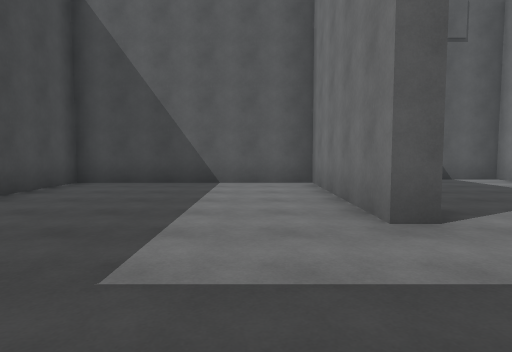
[1] (above)

24 first-person views from a walk through a scene from a Unity 3-D project. The camera is 1.4 m above the floor, tilts 4° down and sees 75° across. The floor is counted in squares, 2 m on a side. Each view is taken from the middle of a square. On the plan, view 1 faces up. The plan holds only what a view shows up to about 10 squares ahead; the rest is blank. The place goes on beyond the plan. The player is left out.

[2]
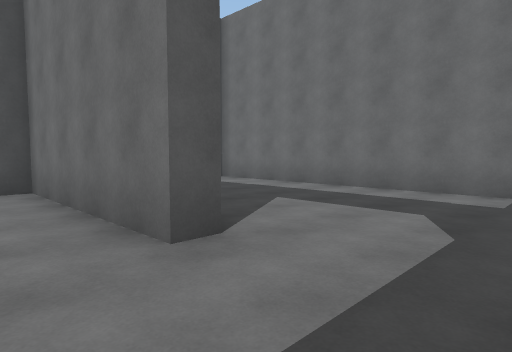

[3]
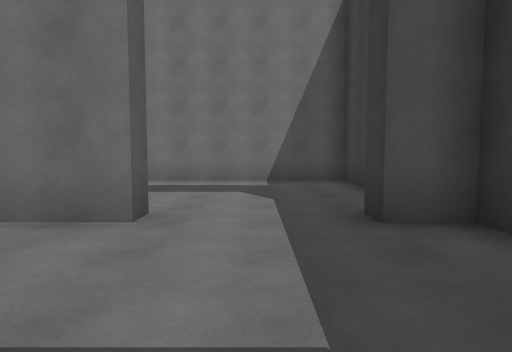

[4]
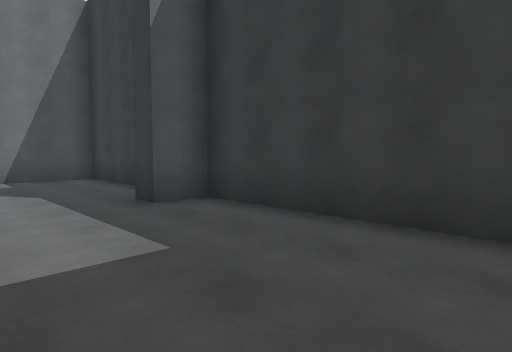

[5]
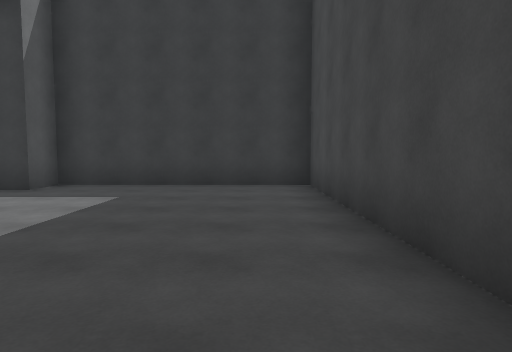

[6]
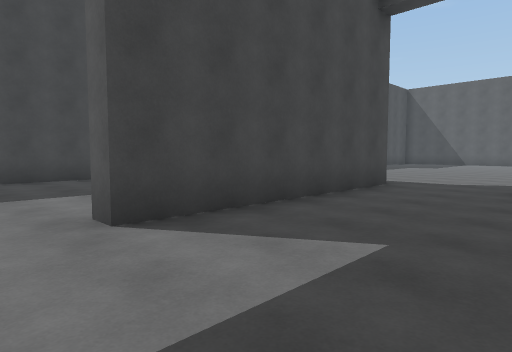

[7]
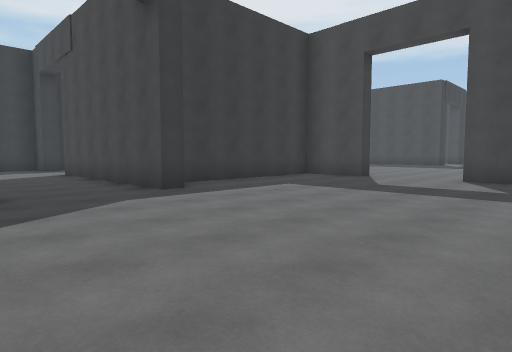

[8]
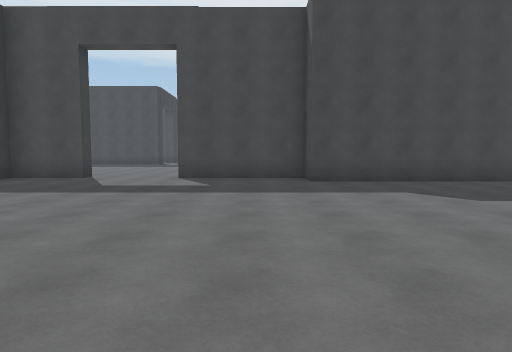

[9]
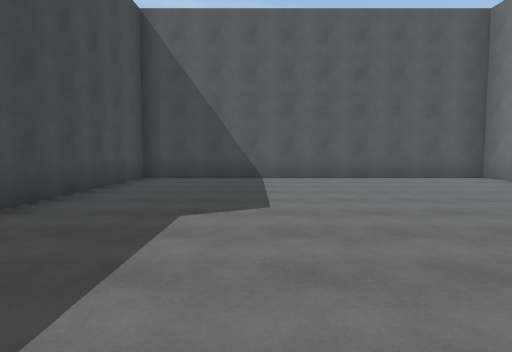

[10]
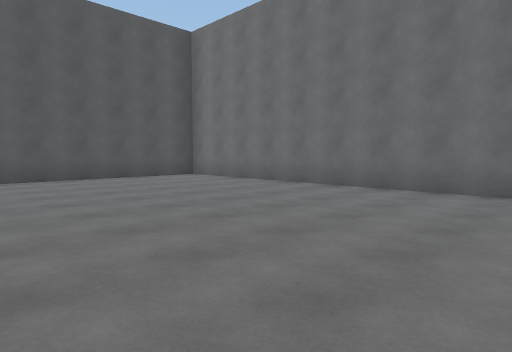

[11]
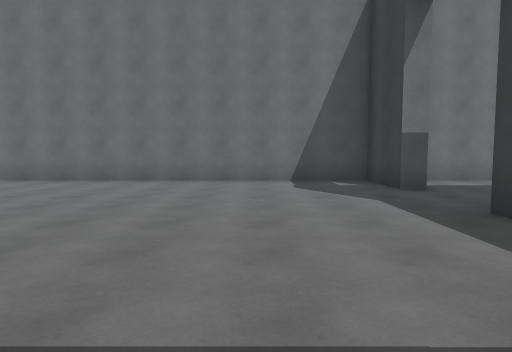

[12]
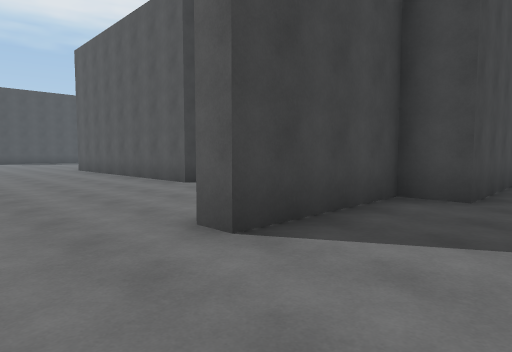

[13]
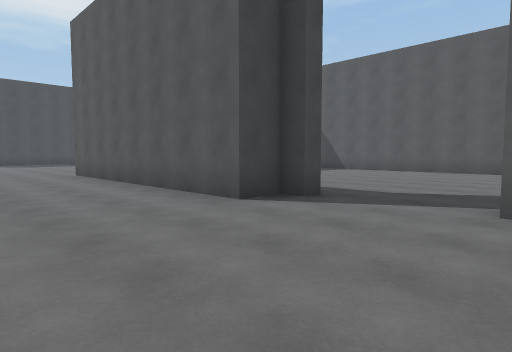

[14]
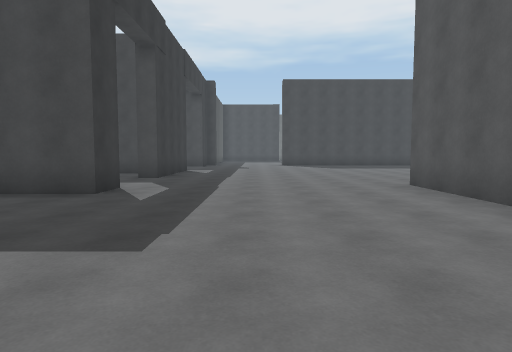

[15]
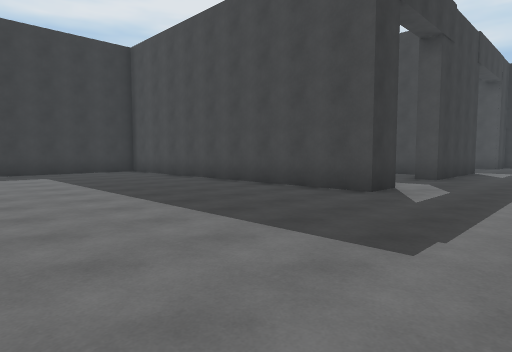

[16]
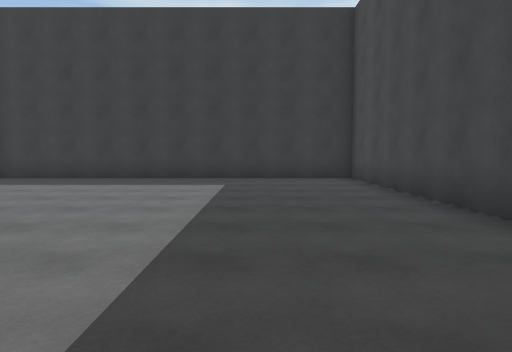

[17]
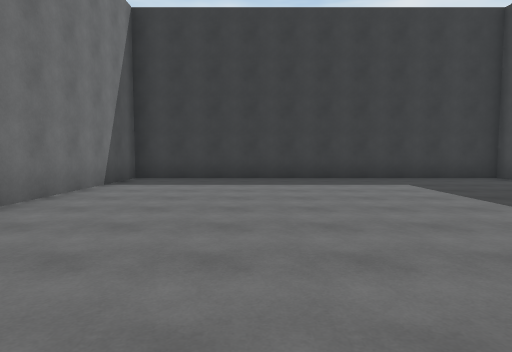

[18]
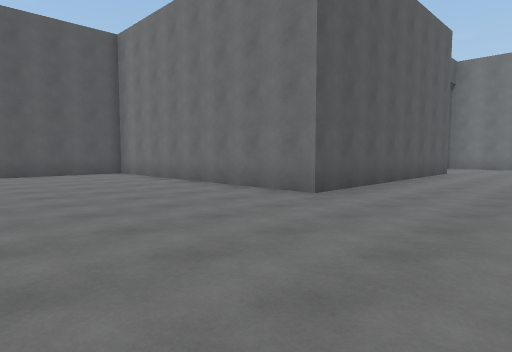

[19]
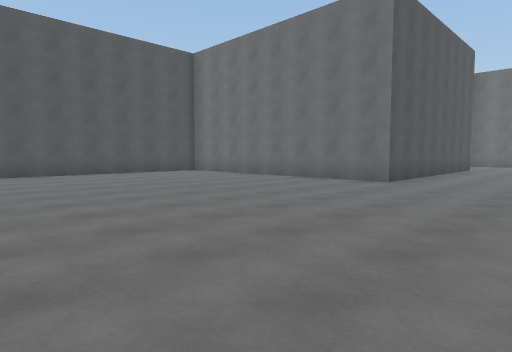

[20]
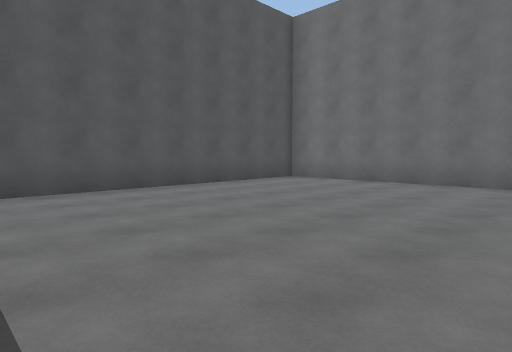

[21]
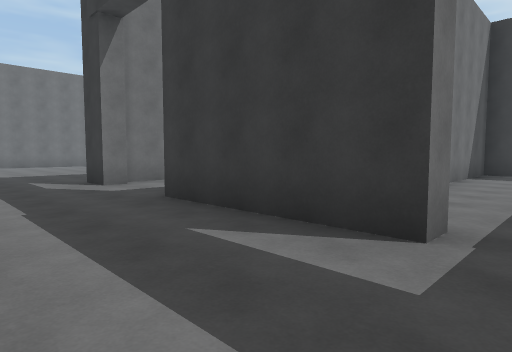

[22]
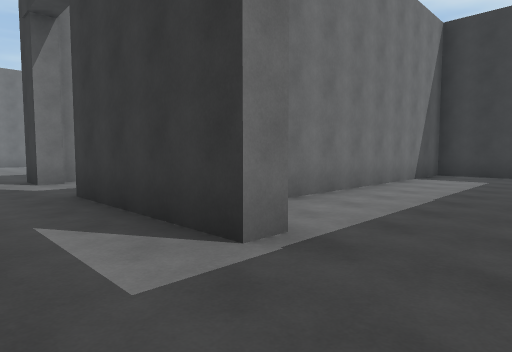

[23]
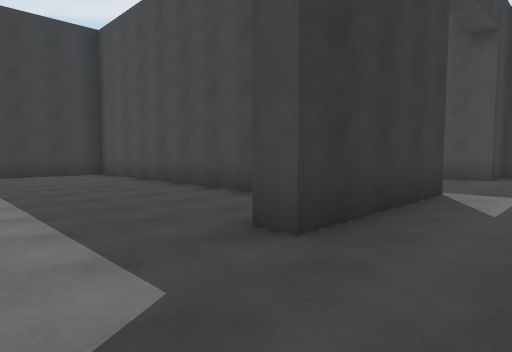

[24]
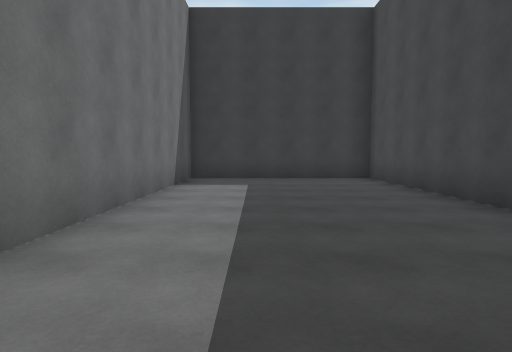

### Floor plan
Ten units are one square. View 1 is at (0, 0); x grows to the right and y downward. Boxes are objects, and circles mark ways between rooms. Rooms are numbered by the first view taken in them; rooms with no view inside come last. Other rooms are left out.
<svg viewBox="-240 -238 308 245">
<path fill="none" stroke="#000" d="M38 2 63 2 63 -87 49 -87M18 -93 18 -32 13 -32 13 -78 -42 -78 -42 2 13 2 13 -7 19 -7M12 -93 18 -93M44 -86 44 -93 63 -93 63 -233 -31 -233 -31 -163 -42 -163 -42 -129 -48 -129M-48 -102 -42 -102 -42 -83 8 -83M-157 -88 -157 -93 -146 -93 -146 2 -47 2 -47 -48M-201 -69 -201 2 -152 2 -152 -88M-221 -86 -221 -93 -182 -93 -182 -86M-82 -168 -82 -163 -87 -163 -87 -153 -162 -153 -162 -233 -232 -233"/>
<circle cx="35" cy="-90" r="3" fill="#2a7"/>
<circle cx="-40" cy="-115" r="3" fill="#2a7"/>
<text x="10" y="-40">1</text>
<text x="20" y="-160">2</text>
<text x="-140" y="-100">3</text>
</svg>
Room 1 opens to room 2. Room 2 opens to room 3.

Where each view was taken, in squares from view 1:
view 1: 0 up, 0 right, facing up
view 2: 1 up, 0 right, facing up-right
view 3: 2 up, 2 left, facing right
view 4: 3 up, 3 left, facing down-right
view 5: 7 up, 3 left, facing down
view 6: 2 up, 5 right, facing up-left
view 7: 15 up, 5 right, facing down-left
view 8: 15 up, 5 right, facing left
view 9: 14 up, 0 right, facing up
view 10: 14 up, 0 right, facing up-right
view 11: 12 up, 2 left, facing right
view 12: 11 up, 2 left, facing up-left
view 13: 12 up, 5 left, facing up-left
view 14: 12 up, 9 left, facing left
view 15: 12 up, 9 left, facing down-left
view 16: 9 up, 12 left, facing down
view 17: 9 up, 8 left, facing down
view 18: 12 up, 21 left, facing up-right
view 19: 12 up, 24 left, facing up-right
view 20: 17 up, 24 left, facing up-right
view 21: 12 up, 23 left, facing down-right
view 22: 11 up, 24 left, facing down-right
view 23: 11 up, 16 left, facing down-left
view 24: 9 up, 17 left, facing down
